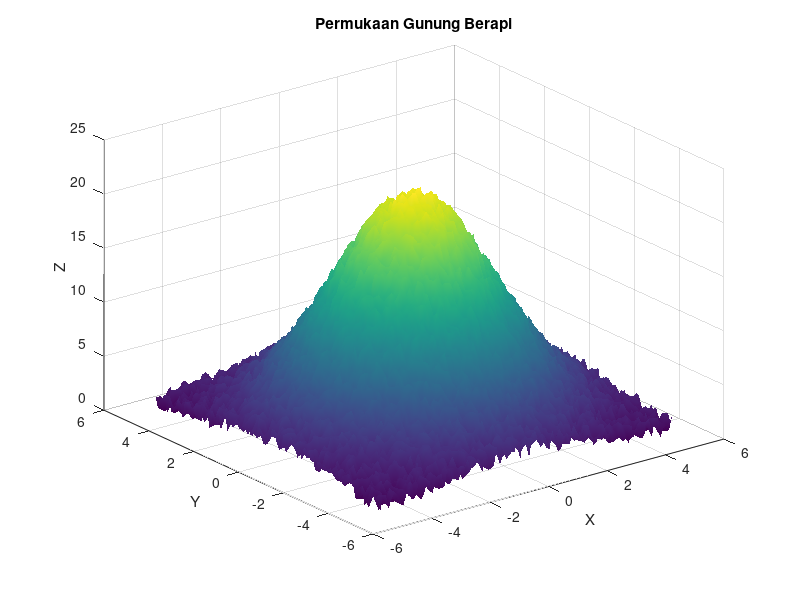

MATLAB code to generate this figure: (Note: this script raises an error after producing the figure.)
[x, y] = meshgrid(-5:0.1:5, -5:0.1:5);
z = 20 * exp(-0.1 * (x.^2 + y.^2)) + 2 * rand(size(x));
surf(x, y, z);
shading interp;
title('Permukaan Gunung Berapi');
xlabel('X');
ylabel('Y');
zlabel('Z');
colormap('terrain');
